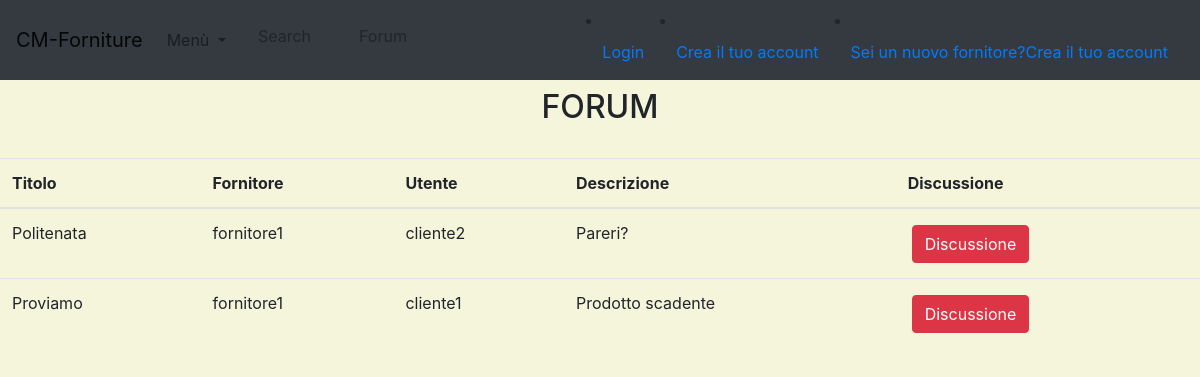
/forum/list/, run on the app's committed database.
### forum/models.py (models this page shows, shortened)
class Forum(models.Model):
    fornitore = models.ForeignKey(Owner,on_delete=models.CASCADE)
    user = models.ForeignKey(Cliente,on_delete=models.CASCADE)
    titolo =  models.CharField(max_length=255,)
    descrizione = models.CharField(max_length=255,)
    contenuto =  models.TextField()

### user_manage/models.py (models this page shows)
class Owner(models.Model):
    user = models.OneToOneField(User, on_delete=models.CASCADE, primary_key=True,related_name='proprietario')
    def __str__(self):
        return self.user.username

class User(AbstractUser):
    is_owner = models.BooleanField('owne status',default=False)
    is_client = models.BooleanField('client status',default=False)

class Cliente(models.Model):
    user = models.OneToOneField(User, on_delete=models.CASCADE, primary_key=True, related_name='cliente')
    def __str__(self):
        return self.user.username

### forum/views.py (the view)
# urls.py: path('list/',ThreadList.as_view(),name='thread-list'),
class ThreadList(ListView):
    model = Forum
    template_name = 'forum/lista_thread.html'
    context_object_name = 'lista_thread'

### forum/templates/forum/lista_thread.html (shortened to what this page needs)
{% extends 'base.html' %}
{% load crispy_forms_tags %}
{% block content %}
    <h2>FORUM</h2>
    <br>
        <table class="table table-hover">
            <thead>
            <tr>
                <th>Titolo</th>
                <th>Fornitore</th>
                <th>Utente</th>
                <th>Descrizione</th>
                <th>Discussione</th>
            </tr>
            </thead>
            {% for object in lista_thread %}
                    <td>{{ object.titolo }}</td>
                    <td>{{ object.fornitore }}</td>
                    <td>{{ object.user }}</td>
                    <td>{{ object.descrizione }}</td>
                    <td><a href="{% url 'forum:discussione' object.pk  %}" class="btn btn-danger m-1"> Discussione </a></td>
            {% endfor %}
        </table>
{% endblock %}

### static/css/main.css (style rules this page uses)
body { background-color: beige; }
h1, h2, h3,h4,h5,h6, p { text-align: center; }

### data on the page
Forum: titolo "Politenata", fornitore "fornitore1", user "cliente2", descrizione "Pareri?"
Forum: titolo "Proviamo", fornitore "fornitore1", user "cliente1", descrizione "Prodotto scadente"
